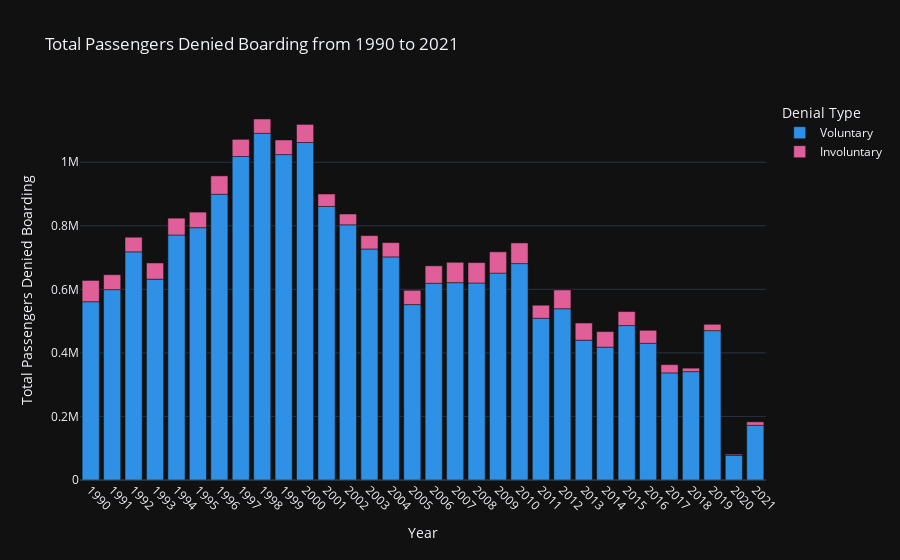

This figure's notebook cell:
### Code cell
fig = px.bar(denied_boarding_overall.rename(columns = { "voluntary":"Voluntary", 'involuntary':"Involuntary"}), 
             x="year", y=[ 'Voluntary', "Involuntary"], 
                labels={
                    "year": "Year",
                     "value":"Total Passengers Denied Boarding", 
                     "variable":"Denial Type"
                 },
                title="Total Passengers Denied Boarding from 1990 to 2021", color_discrete_sequence=px.colors.qualitative.Dark24)
fig.update_xaxes(tickangle = 45)
fig.show()

### Figure 1 — Plotly figure (JSON) as saved in the notebook; plotly's stock layout.template omitted (floating-point values rounded to 4 significant figures)
{"data": [{"alignmentgroup": "True", "hovertemplate": "Denial Type=Voluntary<br>Year=%{x}<br>Total Passengers Denied Boarding=%{y}<extra></extra>", "legendgroup": "Voluntary", "marker": {"color": "#2E91E5", "pattern": {"shape": ""}}, "name": "Voluntary", "offsetgroup": "Voluntary", "orientation": "v", "showlegend": true, "textposition": "auto", "type": "bar", "x": ["1990", "1991", "1992", "1993", "1994", "1995", "1996", "1997", "1998", "1999", "2000", "2001", "2002", "2003", "2004", "2005", "2006", "2007", "2008", "2009", "2010", "2011", "2012", "2013", "2014", "2015", "2016", "2017", "2018", "2019", "2020", "2021"], "xaxis": "x", "y": [561000, 599000, 718000, 632000, 771000, 794000, 899000, 1018000, 1091000, 1024000, 1062000, 861000, 803000, 727000, 702000, 552000, 619000, 621000, 620000, 651000, 681000, 509000, 539000, 440000, 418000, 486000, 430000, 337000, 341000, 470000, 77000, 172000], "yaxis": "y"}, {"alignmentgroup": "True", "hovertemplate": "Denial Type=Involuntary<br>Year=%{x}<br>Total Passengers Denied Boarding=%{y}<extra></extra>", "legendgroup": "Involuntary", "marker": {"color": "#E15F99", "pattern": {"shape": ""}}, "name": "Involuntary", "offsetgroup": "Involuntary", "orientation": "v", "showlegend": true, "textposition": "auto", "type": "bar", "x": ["1990", "1991", "1992", "1993", "1994", "1995", "1996", "1997", "1998", "1999", "2000", "2001", "2002", "2003", "2004", "2005", "2006", "2007", "2008", "2009", "2010", "2011", "2012", "2013", "2014", "2015", "2016", "2017", "2018", "2019", "2020", "2021"], "xaxis": "x", "y": [67000, 47000, 46000, 51000, 53000, 49000, 58000, 54000, 45000, 46000, 57000, 39000, 34000, 42000, 45000, 45000, 55000, 64000, 64000, 67000, 65000, 41000, 59000, 54000, 49000, 44000, 41000, 26000, 11000, 20000, 4000, 11000], "yaxis": "y"}], "layout": {"barmode": "relative", "legend": {"title": {"text": "Denial Type"}, "tracegroupgap": 0}, "title": {"text": "Total Passengers Denied Boarding from 1990 to 2021"}, "xaxis": {"anchor": "y", "domain": [0, 1], "tickangle": 45, "title": {"text": "Year"}}, "yaxis": {"anchor": "x", "domain": [0, 1], "title": {"text": "Total Passengers Denied Boarding"}}}}
